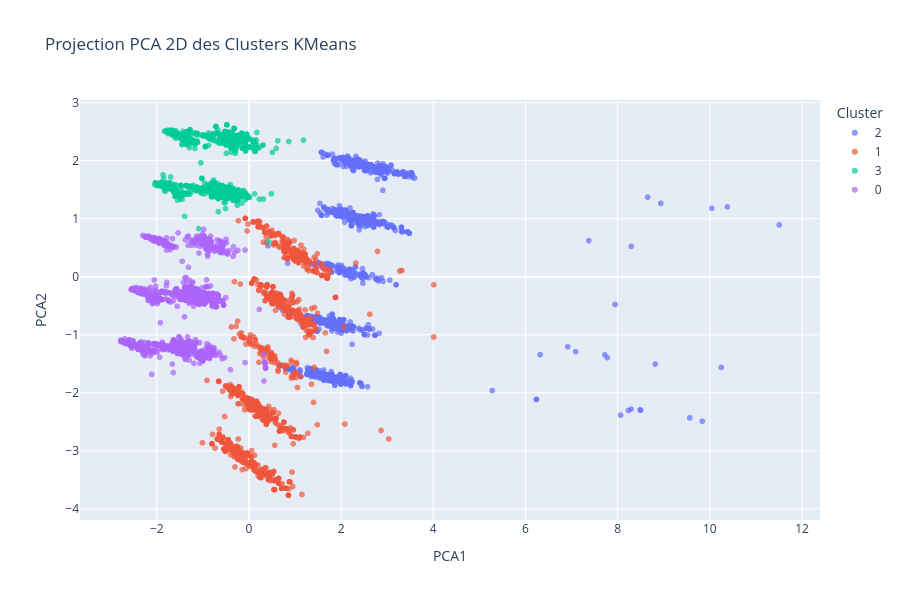

The cell this chart's notebook holds for it:
### Code cell
fig_pca = px.scatter(df_pca, x='PCA1', y='PCA2', color='Cluster', title='Projection PCA 2D des Clusters KMeans', height=600, opacity=0.7)
fig_pca.show()

### Figure 1 — Plotly figure (JSON) as saved in the notebook; plotly's stock layout.template omitted (floating-point values rounded to 4 significant figures; data arrays with more than 128 entries replaced by an {"elided": "..."} marker saying what was removed)
{"data": [{"hovertemplate": "Cluster=2<br>PCA1=%{x}<br>PCA2=%{y}<extra></extra>", "legendgroup": "2", "marker": {"color": "#636efa", "opacity": 0.7, "symbol": "circle"}, "mode": "markers", "name": "2", "showlegend": true, "type": "scattergl", "x": {"elided": "1801 float values"}, "xaxis": "x", "y": {"elided": "1801 float values"}, "yaxis": "y"}, {"hovertemplate": "Cluster=1<br>PCA1=%{x}<br>PCA2=%{y}<extra></extra>", "legendgroup": "1", "marker": {"color": "#EF553B", "opacity": 0.7, "symbol": "circle"}, "mode": "markers", "name": "1", "showlegend": true, "type": "scattergl", "x": {"elided": "1599 float values"}, "xaxis": "x", "y": {"elided": "1599 float values"}, "yaxis": "y"}, {"hovertemplate": "Cluster=3<br>PCA1=%{x}<br>PCA2=%{y}<extra></extra>", "legendgroup": "3", "marker": {"color": "#00cc96", "opacity": 0.7, "symbol": "circle"}, "mode": "markers", "name": "3", "showlegend": true, "type": "scattergl", "x": {"elided": "1644 float values"}, "xaxis": "x", "y": {"elided": "1644 float values"}, "yaxis": "y"}, {"hovertemplate": "Cluster=0<br>PCA1=%{x}<br>PCA2=%{y}<extra></extra>", "legendgroup": "0", "marker": {"color": "#ab63fa", "opacity": 0.7, "symbol": "circle"}, "mode": "markers", "name": "0", "showlegend": true, "type": "scattergl", "x": {"elided": "1946 float values"}, "xaxis": "x", "y": {"elided": "1946 float values"}, "yaxis": "y"}], "layout": {"height": 600, "legend": {"title": {"text": "Cluster"}, "tracegroupgap": 0}, "title": {"text": "Projection PCA 2D des Clusters KMeans"}, "xaxis": {"anchor": "y", "domain": [0, 1], "title": {"text": "PCA1"}}, "yaxis": {"anchor": "x", "domain": [0, 1], "title": {"text": "PCA2"}}}}
